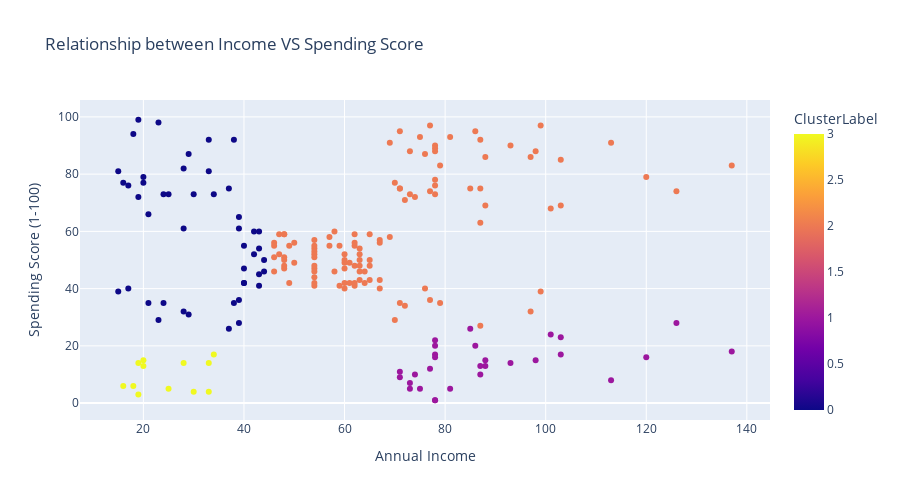

The notebook cell saved with this chart:
### Code cell
fig = px.scatter(
    data_frame=data,
    x = "Annual Income ",
    y= "Spending Score (1-100)",
    title = "Relationship between Income VS Spending Score",
    color = "ClusterLabel",
    height=500
)
fig.show()

### Figure 1 — Plotly figure (JSON) as saved in the notebook; plotly's stock layout.template omitted (floating-point values rounded to 4 significant figures; data arrays with more than 128 entries replaced by an {"elided": "..."} marker saying what was removed)
{"data": [{"hovertemplate": "Annual Income =%{x}<br>Spending Score (1-100)=%{y}<br>ClusterLabel=%{marker.color}<extra></extra>", "legendgroup": "", "marker": {"color": {"elided": "200 int values"}, "coloraxis": "coloraxis", "symbol": "circle"}, "mode": "markers", "name": "", "orientation": "v", "showlegend": false, "type": "scatter", "x": {"elided": "200 int values"}, "xaxis": "x", "y": {"elided": "200 int values"}, "yaxis": "y"}], "layout": {"coloraxis": {"colorbar": {"title": {"text": "ClusterLabel"}}, "colorscale": [[0, "#0d0887"], [0.1111, "#46039f"], [0.2222, "#7201a8"], [0.3333, "#9c179e"], [0.4444, "#bd3786"], [0.5556, "#d8576b"], [0.6667, "#ed7953"], [0.7778, "#fb9f3a"], [0.8889, "#fdca26"], [1, "#f0f921"]]}, "height": 500, "legend": {"tracegroupgap": 0}, "title": {"text": "Relationship between Income VS Spending Score"}, "xaxis": {"anchor": "y", "domain": [0, 1], "title": {"text": "Annual Income "}}, "yaxis": {"anchor": "x", "domain": [0, 1], "title": {"text": "Spending Score (1-100)"}}}}
